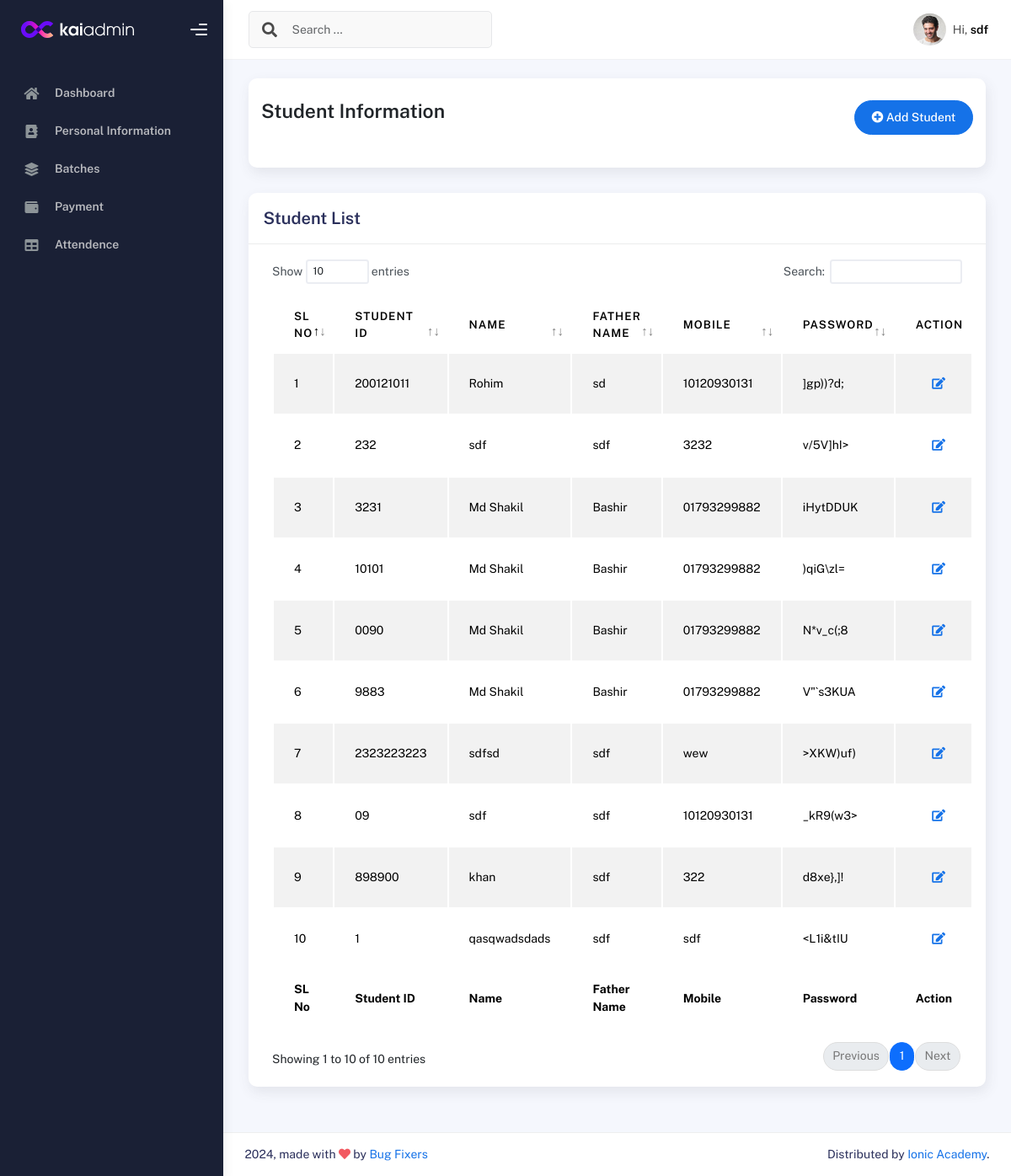
Screenshot of /studentList/ (signed in) with the database file from the repository.
### IMSapp/models.py (models this page shows, shortened)
class IMSUserModel(AbstractUser):
    USERTYPE=[
        ('Authority','Authority'),
        ('Student','Student'),
        ('Teacher','Teacher'),
        ('Staff','Staff'),
    ]
    UserType=models.CharField(choices=USERTYPE,max_length=100, null=True)

class StudentModel(models.Model):
    Imsuser=models.OneToOneField(IMSUserModel,on_delete=models.CASCADE,related_name='studentinfo',null=True)
    StudentID=models.CharField(max_length=100,null=True)
    StudentName=models.CharField(max_length=100,null=True)
    StudentPhoto=models.ImageField(upload_to='media/studentPhoto',null=True)
    AdmissionDate=models.DateField(auto_now_add=True,null=True)
    EducationalQualification=models.CharField(max_length=100,null=True)
    LinkedInLink =models.CharField(max_length=150,null=True)
    GithubLink =models.CharField(max_length=150,null=True)
    FacebookLink =models.CharField(max_length=150,null=True)

class PersonalInfoModel(models.Model):
    Imsuser=models.OneToOneField(IMSUserModel,on_delete=models.CASCADE,related_name='personalinfo',null=True)
    Password=models.CharField(max_length=100,null=True)
    FatherName=models.CharField(max_length=100,null=True)
    MotherName=models.CharField(max_length=100,null=True)
    Religion=models.CharField(max_length=100,null=True)
    DOB=models.DateField(null=True)
    GENDER=[
        ('Male','Male'),
        ('Female','Female'),
        ('Other','Other'),
    ]
    Gender=models.CharField(choices=GENDER,max_length=100,null=True)
    Mobile=models.CharField(max_length=100,null=True)
    EmergencyContact=models.CharField(max_length=100,null=True)
    PresentAddress=models.CharField(max_length=100,null=True)
    PermanentAddress=models.CharField(max_length=100,null=True)

### IMSapp/studentviews.py (the view)
# urls.py: path('studentList/',studentlist,name="studentList"),
@login_required
def studentlist(request):
    studentdata = StudentModel.objects.all()
    personaldata = PersonalInfoModel.objects.all()
    combined_data = []
    for student in studentdata:
        personal_info = personaldata.filter(Imsuser=student.Imsuser).first()
        combined_data.append({
            'student': student,
            'personal_info': personal_info
        })
    context = {
        'combined_data': combined_data,
        'studentdata': studentdata
    }
    return render(request,'students/studentlist.html',context)

### IMSapp/templates/students/studentlist.html (shortened to what this page needs)
{% extends "profilemaster/master.html" %}
{% block content %}
<div class="col-sm-12 col-md-12">
    <div class="card card-stats card-round">
        <div class="card-body">
            <div class="d-flex align-items-left align-items-md-center flex-column flex-md-row pt-2 pb-4">
                <div>
                    <h3 class="fw-bold mb-3">Student Information</h3>
                </div>
                <div class="ms-md-auto py-2 py-md-0">
                    <a href="{% url 'addstudent' %}" class="btn btn-primary btn-round"><i class="fas fa-plus-circle"></i> Add Student</a>
                </div>
            </div>
        </div>
    </div>
</div>
<div class="col-md-12">
    <div class="card">
      <div class="card-header">
        <h4 class="card-title">Student List</h4>
      </div>
      <div class="card-body">
        <div class="table-responsive">
          <table id="basic-datatables" class="display table table-striped table-hover">
            <thead>
              <tr>
                <th>SL No</th>
                <th>Student ID</th>
                <th>Name</th>
                <th>Father Name</th>
                <th>Mobile</th>
                <th>Password</th>
                <th>Action</th>
              </tr>
            </thead>
            <tfoot>
              <tr>
                <th>SL No</th>
                <th>Student ID</th>
                <th>Name</th>
                <th>Father Name</th>
                <th>Mobile</th>
                <th>Password</th>
                <th>Action</th>
              </tr>
            </tfoot>
            <tbody>
              {% for i in studentdata %}
                <tr>
                  <td>{{forloop.counter}}</td>
                  <td>{{i.StudentID}}</td>
                  <td>{{i.StudentName}}</td>
                  <td>{{i.Imsuser.personalinfo.FatherName}}</td>
                  <td>{{i.Imsuser.personalinfo.Mobile}}</td>
                  <td>{{i.Imsuser.personalinfo.Password}}</td>
                  <td>
                    <div class="form-button-action">
                      <a href="{% url 'editstudent' i.id %}" class="btn btn-link btn-primary btn-md">
                        <i class="fa fa-edit"></i>
                      </a>
                      <a href="{% url 'deletestudent' i.id %}" class="btn btn-link btn-danger btn-md">
                      </a>
                    </div>
                  </td>
                </tr>
              {% endfor %}
            </tbody>
          </table>
        </div>
      </div>
    </div>
  </div>
{% endblock content %}

### IMSapp/templates/profilemaster/header.html (shortened to what this page needs)
{% load static %}
<div class="main-header">
    <nav class="navbar navbar-header navbar-header-transparent navbar-expand-lg border-bottom">
      <div class="container-fluid">
        <nav class="navbar navbar-header-left navbar-expand-lg navbar-form nav-search p-0 d-none d-lg-flex">
          <div class="input-group">
            <div class="input-group-prepend">
              <button type="submit" class="btn btn-search pe-1">
                <i class="fa fa-search search-icon"></i>
              </button>
            </div>
            <input type="text" placeholder="Search ..." class="form-control" />
          </div>
        </nav>
        <ul class="navbar-nav topbar-nav ms-md-auto align-items-center">
          <li class="nav-item topbar-user dropdown hidden-caret">
            <a class="dropdown-toggle profile-pic" data-bs-toggle="dropdown" href="#" aria-expanded="false">
              <div class="avatar-sm">
                <img src="{% static 'profileassets/img/profile.jpg' %}" alt="..." class="avatar-img rounded-circle" />
              </div>
              <span class="profile-username">
                <span class="op-7">Hi,</span>
                <span class="fw-bold">{{user.studentinfo.StudentName}}</span>
              </span>
            </a>
          </li>
        </ul>
      </div>
    </nav>
  </div>

### rows the page displays
IMSUserModel: studentinfo.StudentName "sdf"
StudentModel: StudentID "200121011", StudentName "Rohim", Imsuser.personalinfo.FatherName "sd", Imsuser.personalinfo.Mobile "10120930131", Imsuser.personalinfo.Password "]gp))?d;"
StudentModel: StudentID "232", StudentName "sdf", Imsuser.personalinfo.FatherName "sdf", Imsuser.personalinfo.Mobile "3232", Imsuser.personalinfo.Password "v/5V]hI>"
StudentModel: StudentID "3231", StudentName "Md Shakil", Imsuser.personalinfo.FatherName "Bashir", Imsuser.personalinfo.Mobile "01793299882", Imsuser.personalinfo.Password "iHytDDUK"
StudentModel: StudentID "10101", StudentName "Md Shakil", Imsuser.personalinfo.FatherName "Bashir", Imsuser.personalinfo.Mobile "01793299882", Imsuser.personalinfo.Password ")qiG\\zl="
StudentModel: StudentID "0090", StudentName "Md Shakil", Imsuser.personalinfo.FatherName "Bashir", Imsuser.personalinfo.Mobile "01793299882", Imsuser.personalinfo.Password "N*v_c(;8"
StudentModel: StudentID "9883", StudentName "Md Shakil", Imsuser.personalinfo.FatherName "Bashir", Imsuser.personalinfo.Mobile "01793299882", Imsuser.personalinfo.Password "V\"`s3KUA"
StudentModel: StudentID "2323223223", StudentName "sdfsd", Imsuser.personalinfo.FatherName "sdf", Imsuser.personalinfo.Mobile "wew", Imsuser.personalinfo.Password ">XKW)uf)"
StudentModel: StudentID "09", StudentName "sdf", Imsuser.personalinfo.FatherName "sdf", Imsuser.personalinfo.Mobile "10120930131", Imsuser.personalinfo.Password "_kR9(w3>"
StudentModel: StudentID "898900", StudentName "khan", Imsuser.personalinfo.FatherName "sdf", Imsuser.personalinfo.Mobile "322", Imsuser.personalinfo.Password "d8xe},]!"
StudentModel: StudentID "1", StudentName "qasqwadsdads", Imsuser.personalinfo.FatherName "sdf", Imsuser.personalinfo.Mobile "sdf", Imsuser.personalinfo.Password "<L1i&tIU"
